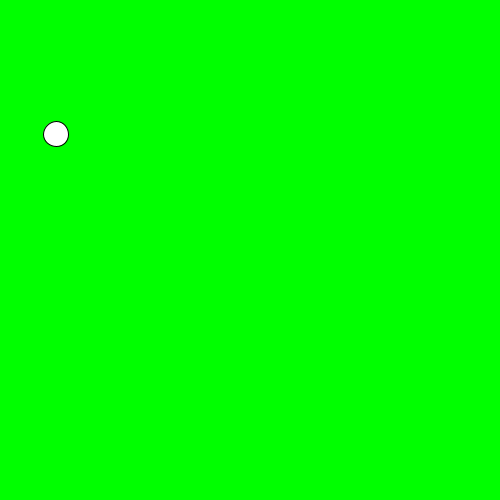
Frame 1 (no input)
Frame 60 (the mouse pressed at the canvas centre just before this capture): identical to frame 1, image omitted
Frame 120 (the mouse held since frame 60 and released just before this capture): identical to frame 1, image omitted

The Processing sketch that drew this single still picture (run headless with seeded random() and noise(); from frame 60 on, the mouse is pressed at the canvas centre):

// Processing sketch: slippery_dot
// ── slippery_dot.pde
/*** When you are done, this program will draw an ellipse 
     that jumps to new location each time you click on it.
***/
 
 // 1. Create three integer variables to represent the x, y, and the size of the ellipse
       int x = 56;
       int y = 78+x;
       int size = 25;
    void setup() {
      // 2. Set the size of your sketch
    size(500,500);
    }
    
    void draw() {
    
      // 3. Set the background color of your sketch
      background(0,255,0,500);
      // 4. Draw an ellipse using the variables created at the top of the sketch for the location and size of your ellipse. 
      //    Make sure it fits in the window. Change the variables if it does not.
      ellipse(x,y,size,size);
    
    }
    
    /******** This method gets called automatically when you press the mouse ************/
    void mousePressed() {
      //5. Create an integer variable called distance
      int distance = getDistanceFromMouse(x,y);
      //6. The getDistanceFromMouse() method below returns a number.
      //   Set the value of your distance variable to the value returned by the getDistance method
      //   You will need to pass the x and y location of your ellipse to this method.
        
          
      //7.  Use an if statement to check if your distance variable is < the radius of the ellipse
      //    If it is, make a new x AND y for the ellipse, for a new random location on the window
      //    Hint: Use code like this      x = (int) random(width);
       if(distance <= size/2) {
      x = (int) random(500);
      y = (int) random(500);
    }
      
    }
    
    /********  This method gives you the number of pixels between the mouse and the x,y point ***********/
    int getDistanceFromMouse(int x, int y) {
      return (int)Math.sqrt(Math.pow((mouseX-x),2) + Math.pow((mouseY-y),2));
    }
